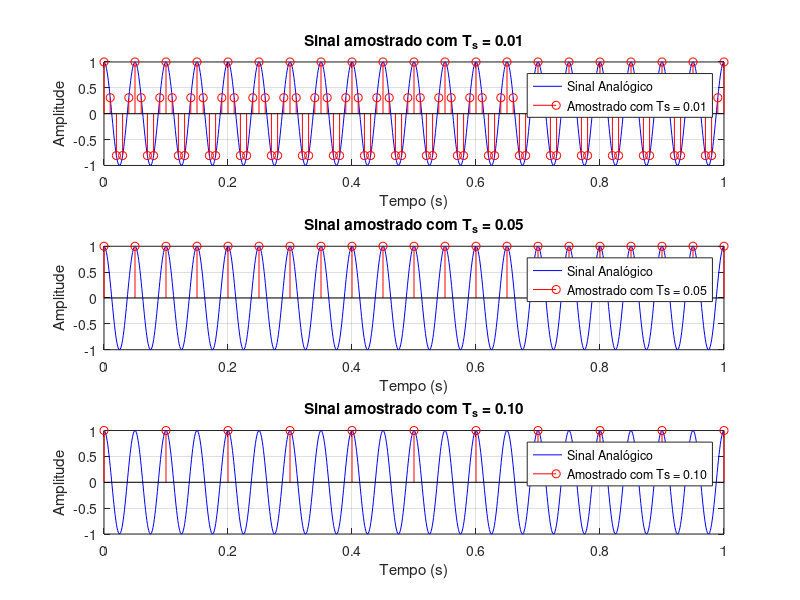
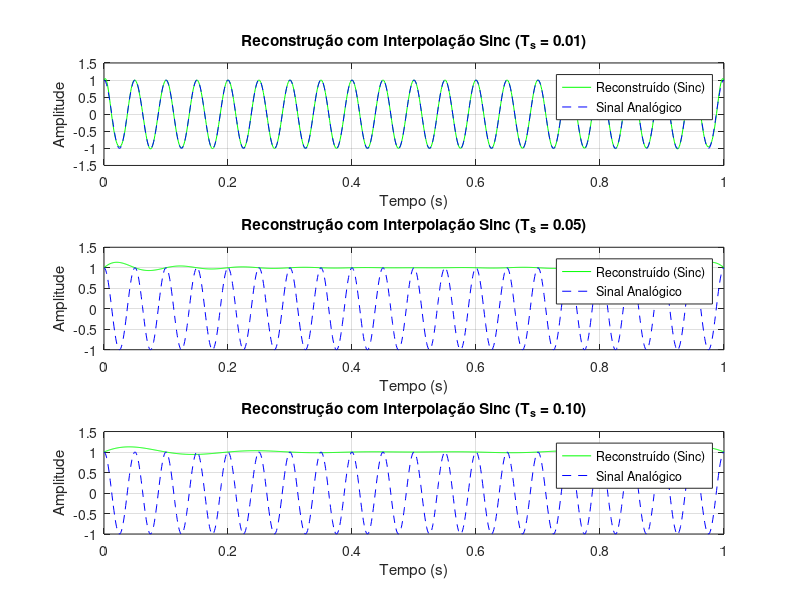
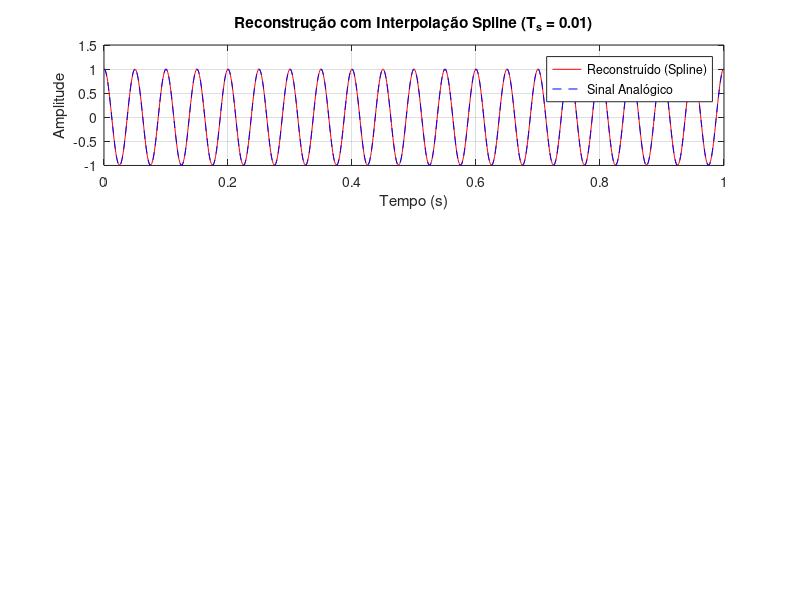
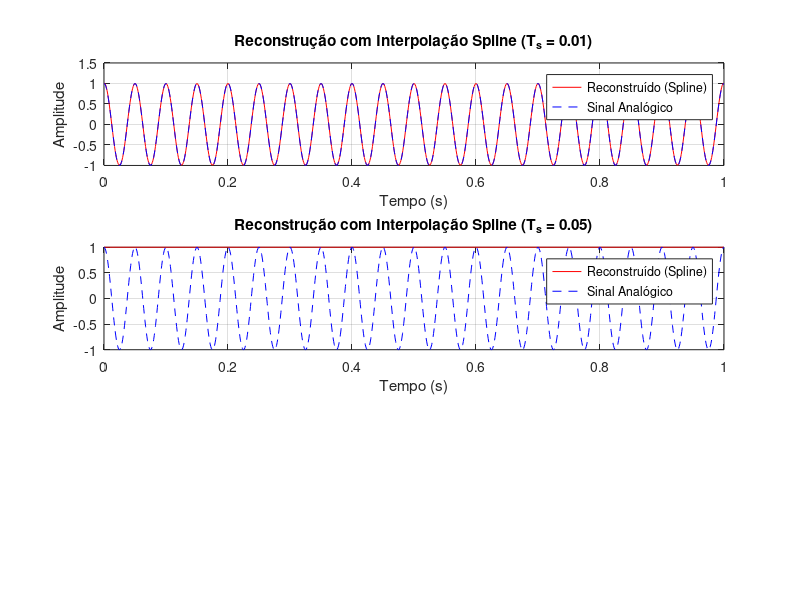

MATLAB code to generate these figures, in order:
addpath("funcoes/")
% 7 - a)

% Definindo os parâmetros
T_total = 1; % Duração do sinal (1 segundo)
frequencia_sinal = 20; % Frequência do sinal analógico cos(20*pi*t)

% Valores de Ts
Ts_values = [0.01, 0.05, 0.1];

% Definindo o sinal analógico
t_analogico = linspace(0, T_total, 1000); % Intervalo contínuo para x_a(t)
xa = cos(2 * pi * frequencia_sinal * t_analogico); % Sinal analógico

% Plotar os gráficos
figure;
for i = 1:length(Ts_values)
    Ts = Ts_values(i);
    n = 0:Ts:T_total; % Índices de amostragem
    x_n = cos(2 * pi * frequencia_sinal * n); % Sinal amostrado
    
    subplot(3, 1, i);
    plot(t_analogico, xa, 'b-', 'DisplayName', 'Sinal Analógico');
    hold on;
    stem(n, x_n, 'r', 'DisplayName', sprintf('Amostrado com Ts = %.2f', Ts));
    xlabel('Tempo (s)');
    ylabel('Amplitude');
    title(sprintf('Sinal amostrado com T_s = %.2f', Ts));
    legend;
    grid on;
    pause(45)
end
print("11.a.png", "-dpng");


% 7 - b)
% Reconstrução do sinal usando interpolação sinc
% T_total = 1; % Duração do sinal (1 segundo)
dt = 0.001; % Intervalo pequeno para interpolação
t_reconstruido = 0:dt:T_total; % Novo intervalo de tempo contínuo
% Ts_values = [0.01, 0.05, 0.1];

figure;
for i = 1:length(Ts_values)
    Ts = Ts_values(i);
    n = 0:Ts:T_total;
    x_n = cos(2 * pi * frequencia_sinal * n);
    
    % Reconstrução usando sinc
    xa_reconstruido = zeros(size(t_reconstruido));
    for k = 1:length(n)
        xa_reconstruido = xa_reconstruido + x_n(k) * sinc((t_reconstruido - n(k)) / Ts);
    end
    
    subplot(3, 1, i);
    plot(t_reconstruido, xa_reconstruido, 'g', 'DisplayName', 'Reconstruído (Sinc)');
    hold on;
    plot(t_analogico, xa, 'b--', 'DisplayName', 'Sinal Analógico');
    xlabel('Tempo (s)');
    ylabel('Amplitude');
    title(sprintf('Reconstrução com Interpolação Sinc (T_s = %.2f)', Ts));
    legend;
    grid on;
end
print("11.b.png", "-dpng");
pause(45)

% 7 - c)

% Reconstrução do sinal usando interpolação spline cúbica
figure;
for i = 1:length(Ts_values)
    Ts = Ts_values(i);
    n = 0:Ts:T_total;
    x_n = cos(2 * pi * frequencia_sinal * n);
    
    % Reconstrução usando spline cúbica
    xa_reconstruido_spline = interp1(n, x_n, t_reconstruido, 'spline');
    
    subplot(3, 1, i);
    plot(t_reconstruido, xa_reconstruido_spline, 'r', 'DisplayName', 'Reconstruído (Spline)');
    hold on;
    plot(t_analogico, xa, 'b--', 'DisplayName', 'Sinal Analógico');
    xlabel('Tempo (s)');
    ylabel('Amplitude');
    title(sprintf('Reconstrução com Interpolação Spline (T_s = %.2f)', Ts));
    legend;
    grid on;
    print("11.c.png", "-dpng");
end
